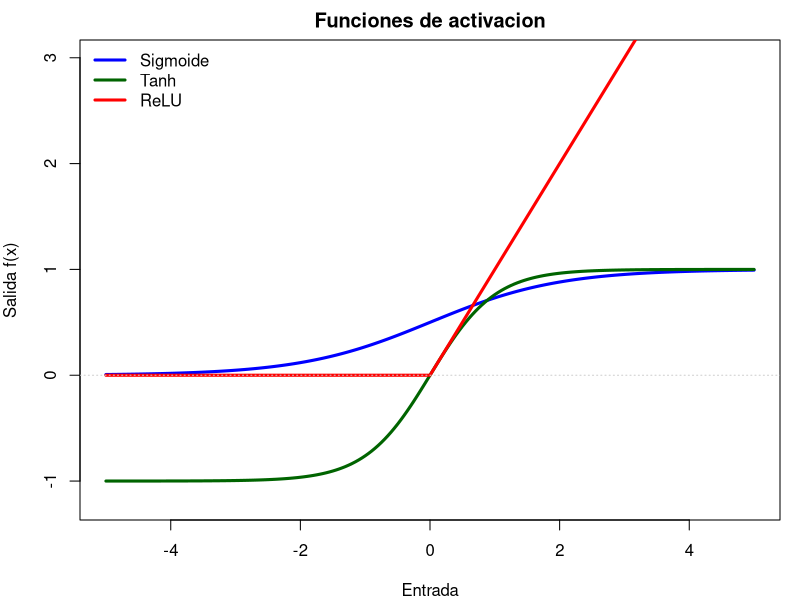
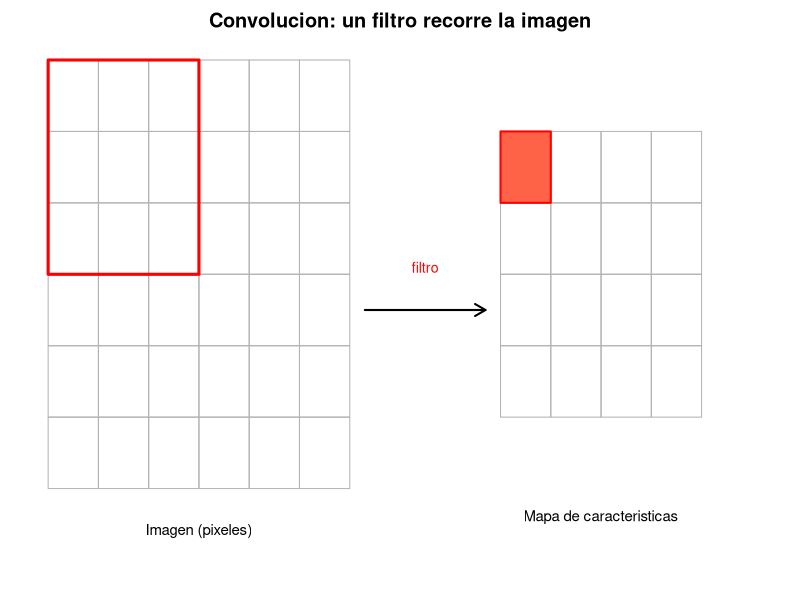
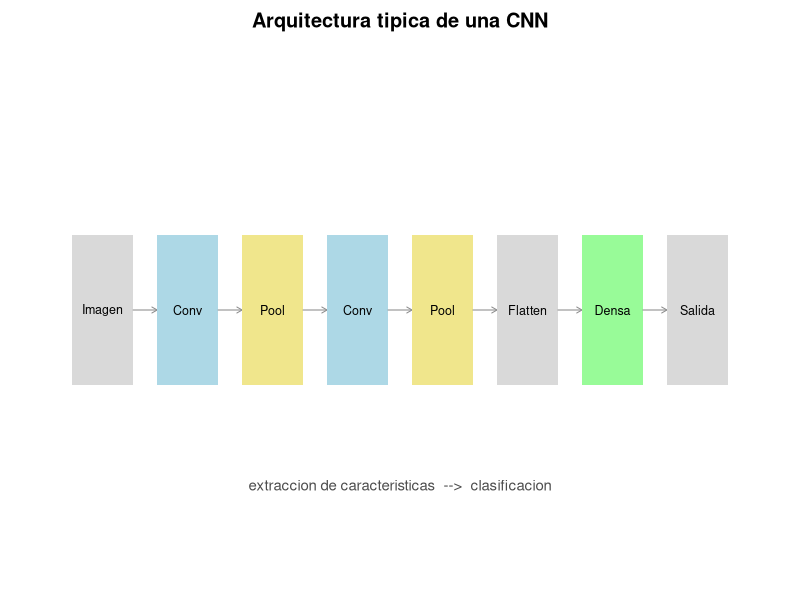
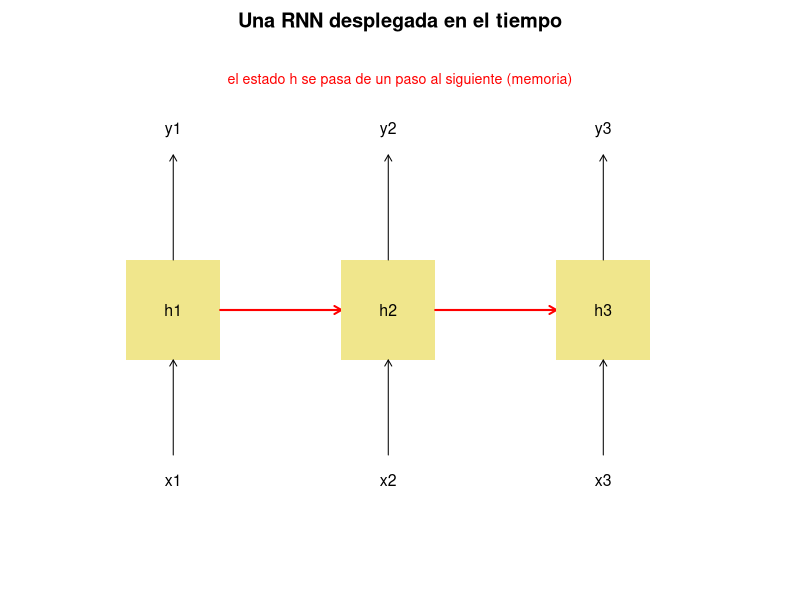

The R script that drew these images, in order:
# figuras_S6.R
# Genera las figuras nuevas de S6 (funciones de activacion, CNN y RNN).
# Ejecutar desde la carpeta de la sesion S6:  Rscript figuras_S6.R
# Salida: PDFs en img/.  (Etiquetas en ASCII.)

dir.create("img", showWarnings = FALSE)

## 1. Funciones de activacion (sigmoid, tanh, ReLU) ----------------------------
x <- seq(-5, 5, 0.05)
pdf("img/activaciones.pdf", width = 6.4, height = 4)
par(mar = c(4, 4, 2, 1))
plot(x, 1 / (1 + exp(-x)), type = "l", lwd = 3, col = "blue", ylim = c(-1.2, 3),
     xlab = "Entrada", ylab = "Salida f(x)", main = "Funciones de activacion")
lines(x, tanh(x), lwd = 3, col = "darkgreen")
lines(x, pmax(0, x), lwd = 3, col = "red")
abline(h = 0, col = "grey80", lty = 3)
legend("topleft", c("Sigmoide", "Tanh", "ReLU"),
       lwd = 3, col = c("blue", "darkgreen", "red"), bty = "n")
dev.off()

## 2. Convolucion: un filtro recorre la imagen ---------------------------------
pdf("img/convolution.pdf", width = 7, height = 4)
par(mar = c(1, 1, 2, 1))
plot.new(); plot.window(xlim = c(0, 14), ylim = c(0, 7))
title("Convolucion: un filtro recorre la imagen")
# imagen 6x6 (izquierda)
for (i in 0:5) for (j in 0:5) rect(j, 6 - i, j + 1, 7 - i, border = "grey70")
# ventana 3x3 resaltada (esquina superior izquierda)
rect(0, 4, 3, 7, border = "red", lwd = 3)
text(3, 0.4, "Imagen (pixeles)", cex = 0.9)
# flecha
arrows(6.3, 3.5, 8.7, 3.5, lwd = 2, length = 0.12)
text(7.5, 4.1, "filtro", cex = 0.85, col = "red")
# mapa de caracteristicas (derecha) 4x4
for (i in 0:3) for (j in 0:3) rect(9 + j, 5 - i, 10 + j, 6 - i, border = "grey70")
rect(9, 5, 10, 6, col = "tomato", border = "red", lwd = 2)
text(11, 0.6, "Mapa de caracteristicas", cex = 0.9)
dev.off()

## 3. Arquitectura tipica de una CNN -------------------------------------------
pdf("img/cnn_diagram.pdf", width = 9, height = 3.2)
par(mar = c(1, 1, 2, 1))
plot.new(); plot.window(xlim = c(0, 30), ylim = c(0, 10)); title("Arquitectura tipica de una CNN")
etapas <- c("Imagen", "Conv", "Pool", "Conv", "Pool", "Flatten", "Densa", "Salida")
cols <- c("grey85", "lightblue", "khaki", "lightblue", "khaki", "grey85", "palegreen", "grey85")
n <- length(etapas); w <- 2.6; gap <- (30 - n * w) / (n + 1)
for (k in 1:n) {
  x0 <- gap + (k - 1) * (w + gap)
  rect(x0, 3.5, x0 + w, 6.5, col = cols[k], border = NA)
  text(x0 + w / 2, 5, etapas[k], cex = 0.75)
  if (k < n) arrows(x0 + w, 5, x0 + w + gap, 5, length = 0.06, col = "grey55")
}
text(15, 1.5, "extraccion de caracteristicas  -->  clasificacion", cex = 0.9, col = "grey30")
dev.off()

## 4. RNN desplegada en el tiempo ----------------------------------------------
pdf("img/rnn_unrolled.pdf", width = 8.5, height = 3.6)
par(mar = c(1, 1, 2, 1))
plot.new(); plot.window(xlim = c(0, 18), ylim = c(0, 10)); title("Una RNN desplegada en el tiempo")
for (t in 1:3) {
  cx <- 2 + (t - 1) * 5.5
  rect(cx, 4, cx + 2.4, 6, col = "khaki", border = NA)
  text(cx + 1.2, 5, paste0("h", t), cex = 0.95)
  # entrada x_t (abajo)
  text(cx + 1.2, 1.6, paste0("x", t), cex = 0.95)
  arrows(cx + 1.2, 2.1, cx + 1.2, 4, length = 0.07)
  # salida y_t (arriba)
  text(cx + 1.2, 8.6, paste0("y", t), cex = 0.95)
  arrows(cx + 1.2, 6, cx + 1.2, 8.1, length = 0.07)
  # recurrencia h_t -> h_{t+1}
  if (t < 3) arrows(cx + 2.4, 5, cx + 5.5, 5, length = 0.08, col = "red", lwd = 2)
}
text(9, 9.6, "el estado h se pasa de un paso al siguiente (memoria)", cex = 0.85, col = "red")
dev.off()

cat("Figuras S6 generadas en img/:\n")
print(list.files("img", pattern = "(activaciones|convolution|cnn|rnn)"))
